Frame 1 (no input): blank canvas, image omitted
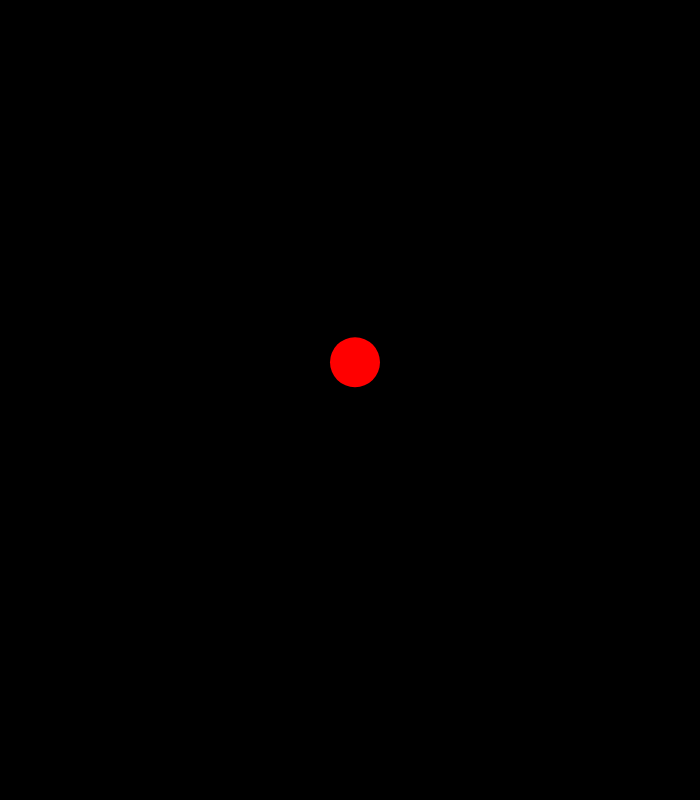
Frame 60 (no input)
Frame 120 (the mouse pressed at the canvas centre since frame 60): identical to frame 60, image omitted

The p5.js sketch that drew this single still picture (run headless with seeded random() and noise() and a simulated clock; from frame 60 on, the mouse is pressed at the canvas centre):

// p5.js sketch
// ── sketch.js
let r;
function setup() {
  // put setup code here
  createCanvas(700, 800);
  r = new Rocket(90,createVector(350, 750));
}

function draw() {
  // put drawing code here
  background(0);
  r.run();
  
}

class Rocket{

  constructor(col, pos){
    this.col = col;
    this.pos = pos;
    this.vel = createVector(0.1,-8);
    this.grav = createVector(0,0.01);
    this.timeToExplode = 50;
  }

  update(){
    if (this.timeToExplode >0){
      this.pos.add(this.vel);
      this.vel.add(this.grav);
      this.timeToExplode--;
    }

  }
  draw(){
    if (this.timeToExplode > 0){
      noStroke();
      fill(255,this.timeToExplode*5);
      ellipse(this.pos.x, this.pos.y,2,8);
    }
    else{
      fill(255,0,0);
      ellipse(this.pos.x,this.pos.y,50,50);
    }
  }

  run(){
    this.update();
    this.draw();
  }
}
